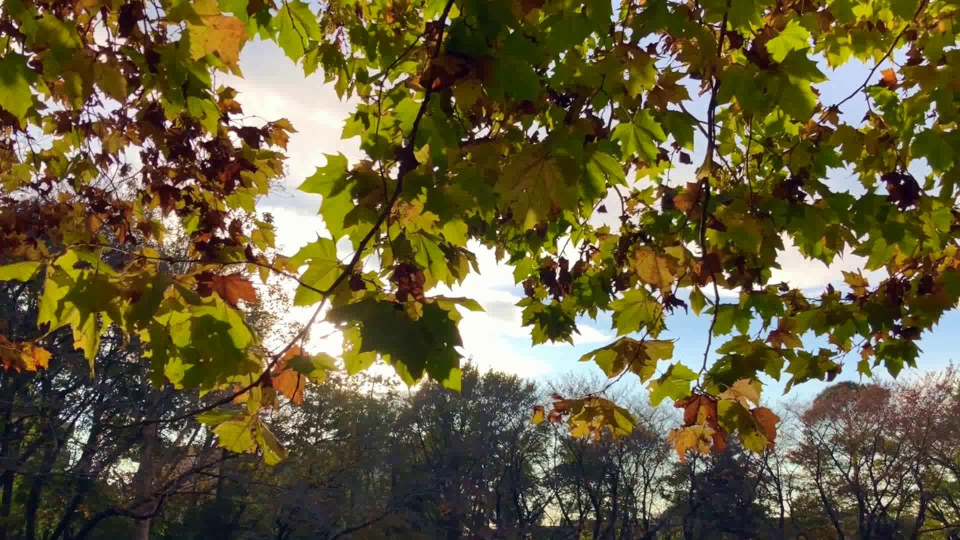
#> input picture frames/frame_0000.jpg, 1920 x 1080 px, found by its file name (shown at 1/2 size)
$ jupyter execute --allow-errors q5kmeans.ipynb
#> lines starting #> are read from the running program, lines starting #| are printed output that depends on the picture
[cell 1]
import math
from skimage import io, color
from skimage.transform import resize
import numpy as np
import pandas as pd
import matplotlib.pyplot as plt
import cv2
import os

[cell 2]
image = cv2.imread('frame_0000.jpg')
#> image is the input picture: shape (1080, 1920, 3); mean B, G, R 59.8, 93.4, 102.8
inmage = cv2.cvtColor(image, cv2.COLOR_BGR2RGB)
plt.imshow(inmage)
# Display the image using matplotlib
#plt.imshow(cv2.cvtColor(image, cv2.COLOR_BGR2RGB))

plt.axis('off')  # Hide axes
plt.show()

[cell 3]
# function which returns an object of class SuperPixel
def make_superPixel(h, w,img):
    return SuperPixels(h, w,img[h,w][0],img[h,w][1],img[h,w][2])

[cell 4]
def make_superPixel(h, w,img):
    return SuperPixels(h, w,img[h,w][0],img[h,w][1],img[h,w][2])
def initial_cluster_center(S, img, img_h, img_w, clusters):
    num_clusters = (img_h // S) * (img_w // S)
    for _ in range(num_clusters):
        h = np.random.randint(0, img_h-10)
        w = np.random.randint(0, img_w-10)
        clusters.append(make_superPixel(h, w, img))
    return clusters
# [7 lines left out: function calc_gradient, not called in this run]
def reassign_cluster_center_acc_to_grad(clusters,img):
    for c in clusters:
        cluster_gradient = calc_gradient(c.h, c.w,img,img_w,img_h)
        for dh in range(-1, 2):
            for dw in range(-1, 2):
                H = c.h + dh
                W = c.w + dw
                new_gradient = calc_gradient(H,W, img,img_w,img_h)
                if new_gradient < cluster_gradient:
                    c.update(H, W,img[H,W][0], img[H,W][1],img[H,W][2])
                    c_gradient = new_gradient
# [48 lines left out: functions assign_pixels_to_cluster, avg_color_cluster, update_cluster_mean, not called in this run]


def slic(labels):
    S, img, img_h, img_w, clusters, tag, dis, k, m = labels
    clusters = initial_cluster_center(S,img,img_h,img_w,clusters)
    reassign_cluster_center_acc_to_grad(clusters,img)
    for i in range(10): # usually the algortihm converges within 10 iterations
        assign_pixels_to_cluster(clusters,S,img,img_h,img_w,tag,dis)
        update_cluster_mean(clusters)
        if i == 9 : # to print the output after 10 iterations
            name = 'out_m{m}_k{k}.png'.format(loop=i, m=m, k=k)
            avg_color_cluster(img,name, clusters)
    return clusters
# function to convert LAB images back to RGB and save it
# [4 lines left out: function lab2rgb, not called in this run]

# A class to initialize the super pixels, of the form - [h,y,l,a,b].
class SuperPixels(object):

    def __init__(self, h, w, l=0, a=0, b=0):
        self.update(h, w, l, a, b)
        self.pixels = []

    def update(self, h, w, l, a, b):
        self.h = h
        self.w = w
        self.l = l
        self.a = a
        self.b = b

def process_image(image_path, k=100, m=20):
    # read the input RGB image
#> called with image_path = 'frame_0000.jpg', k = 100, m = 20
    rgb = io.imread(image_path, plugin='matplotlib')
    print(rgb.shape)
#| (1080, 1920, 3)

    # input images are resized to (400 x 400) for processing
    img = resize(rgb, (400, 400), anti_aliasing=True)
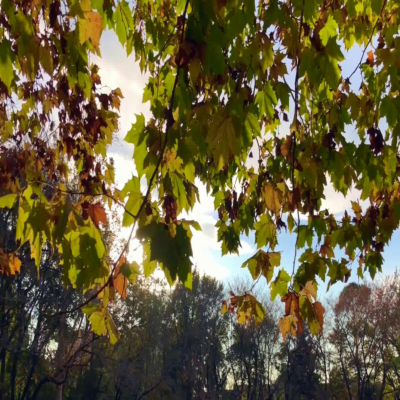
#> img: shape (400, 400, 3) float64; mean R, G, B 0.403, 0.366, 0.235
    print(img.shape)
#| (400, 400, 3)

    # convert RGB to LAB
    img = color.rgb2lab(img)
#> img: shape (400, 400, 3) float64; mean of channels 0, 1, 2 38.7, 0.2, 19.1

    img_h = img.shape[0]  # Image Height
#> img_h = 400
    img_w = img.shape[1]  # Image Width
#> img_w = 400

    N = img_h * img_w  # Total number of pixels in the image
#> N = 160000
    S = int(math.sqrt(N / k))  # average size of each superpixel
#> S = 40

    clusters = []
    tag = {}
    # initialize the distance between pixels and cluster center as infinity
    dis = np.full((img_h, img_w), np.inf)

    return (S, img, img_h, img_w, clusters, tag, dis, k, m)

[cell 5]
# Example usage
labelsdef = process_image("frame_0000.jpg")
#> labelsdef = 9 items
#> (the rest of this cell did not finish here and is left out)

#> in slic, `S, img, img_h, img_w, clusters, tag, dis, k, m = labels`: dis: shape (400, 400) float64; every value is NaN or infinite
#> in slic, `S, img, img_h, img_w, clusters, tag, dis, k, m = labels`: S = 40; img_h = 400; clusters = []; tag = 0 items; k = 100; m = 20
#> in initial_cluster_center, `num_clusters = (img_h // S) * (img_w // S)`: num_clusters = 100
#> the loop in initial_cluster_center, `for _ in range(num_clusters):` made 100 passes
#> (h, w) on passes 1 to 12: (172, 47), (117, 192), (323, 251), (195, 359), (9, 211), (277, 242), (292, 87), (70, 88), (314, 193), (39, 87), (174, 88), (337, 165)
#> after the loop in initial_cluster_center, `for _ in range(num_clusters):`: clusters = 100 items
#> the loop in reassign_cluster_center_acc_to_grad, `for c in clusters:` made 1 pass

[cell 6]
# Example usage
labels5010 = process_image("frame_0000.jpg", k=50, m=10)
#| (1080, 1920, 3)
#| (400, 400, 3)
#> labels5010 = 9 items
#> (the rest of this cell did not finish here and is left out)

#> the loop in initial_cluster_center (call 2), `for _ in range(num_clusters):` made 49 passes
#> (h, w) on passes 1 to 12: (287, 13), (327, 184), (152, 79), (41, 274), (40, 207), (267, 166), (111, 349), (129, 223), (374, 300), (216, 381), (24, 67), (259, 234)
#> the loop in reassign_cluster_center_acc_to_grad (call 2), `for c in clusters:` made 1 pass

[cell 7]
# Example usage
labels51015 = process_image("frame_0000.jpg", k=10, m=15)
#| (1080, 1920, 3)
#| (400, 400, 3)
#> (the rest of this cell did not finish here and is left out)


[cell 8]
# Example usage
labelswut = process_image("frame_0000.jpg", k=200, m=50)
#| (1080, 1920, 3)
#| (400, 400, 3)
#> (the rest of this cell did not finish here and is left out)
